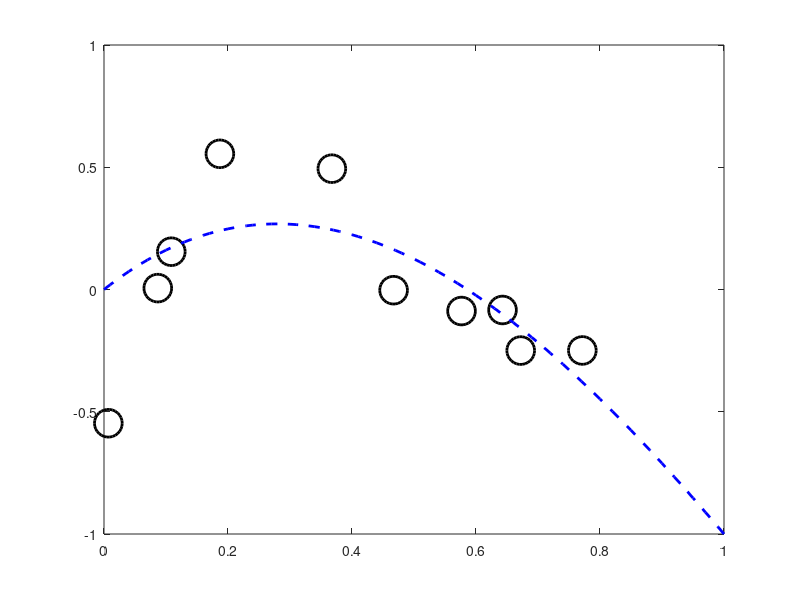

Here is the MATLAB script that generated this plot: (Note: this script raises an error after producing the figure.)
%% Setup the GP problem


path(path,'../');

clear all;
close all;

plotfunction = @makePDF;
% plotfunction = @fakePDF; % This one doesn't make output



x = rand(10,1);
noise_ss = 0.05;

test_x = [0:0.01:1]';
test_y = test_x.^3 - 4*test_x.^2 + 2*test_x;

y = x.^3 - 4*x.^2 + 2*x;
y = y + randn(size(x))*sqrt(noise_ss);

plot(x,y,'ko','markersize',20,'linewidth',2);
hold on
plot(test_x,test_y,'b--','linewidth',2)

setupPlot

xlabel('x');
ylabel('y');

yl = ylim;


feval(plotfunction,'gpintro_data.eps');

%% Make some polynomial fits
close all
figure;
plot(x,y,'ko','markersize',20,'linewidth',2);
hold all

X = [x.^0];
testX = [test_x.^0];
plotat = [1 2 3 5];
for order = [1:9]
    X = [X x.^order];
    w = inv(X'*X)*X'*y;
    testX = [testX test_x.^order];
    if any(plotat == order)
        plot(test_x,testX*w,'linewidth',2);
    end
end

legend('Data','1st order','2nd order','3rd order','5th order');

setupPlot
xlabel('x');
ylabel('y');
ylim(yl);
feval(plotfunction,'gpintro_poly.eps');


%% A visual example
close all
kpar = [20 1];
K = kernel(x,x,'gauss',kpar);
testK = kernel(x,test_x,'gauss',kpar);
testKK = kernel(test_x,test_x,'gauss',kpar) + 1e-6*eye(length(test_x));
% Sample functions from the prior
priorFunctions = gausssamp(repmat(0,length(test_x),1),testKK,20);
plot(test_x,priorFunctions','b','linewidth',2)
hold on
plot(x,y,'ko','markersize',20,'linewidth',2);
setupPlot
xlabel('x');
ylabel('y');
ylim(yl);
feval(plotfunction,'gpintro_prior.eps');

close all

% And the posterior
testCov = testKK - testK'*inv(K + noise_ss*eye(length(x)))*testK;
testMu = testK'*inv(K + noise_ss*eye(length(x)))*y;
posteriorFunctions = gausssamp(testMu,testCov,20);

figure;
plot(test_x,posteriorFunctions','b','linewidth',2);
hold on
plot(x,y,'ko','markersize',20,'linewidth',2);
ylim(yl);
setupPlot;
xlabel('x');
ylabel('y');
plot(test_x,testMu,'r','linewidth',2);
feval(plotfunction,'gpintro_posterior.pdf');

% Predictive patch plot
close all
figure
predVar = sqrt(diag(testCov));
patch([test_x' test_x(end:-1:1)'],[testMu'+predVar', testMu(end:-1:1)'-predVar(end:-1:1)'],[0.6 0.6 0.6]);
hold on
plot(test_x,testMu,'r','linewidth',2);
plot(x,y,'ko','markersize',20,'linewidth',2);
setupPlot;
xlabel('x');
ylabel('y');
feval(plotfunction,'gpintro_predictions.pdf');

%% Compute the posterior using Bayes Rule
% Don't actuall use this one...
postCov = inv((1/noise_ss)*eye(length(x)) + K);
postMu = (1/noise_ss)*postCov*y;
close all
postSamples = gausssamp(postMu,postCov,20);
plot(x,postSamples','bo');
hold on
plot(x,y,'ko','markersize',20,'linewidth',2);
xlabel('x');
ylabel('y');
setupPlot;
feval(plotfunction,'gpposterior_bayes.pdf');
%% Hyperparameter plot
close all;
hypvals = [1 10 100];
for i = 1:length(hypvals)
    close all;
    figure
    testKK = kernel(test_x,test_x,'gauss',hypvals(i)) + 1e-6*eye(length(test_x));
    priorFunctions = gausssamp(repmat(0,size(test_x)),testKK,20);
    plot(test_x,priorFunctions,'b','linewidth',2);
    setupPlot;
    xlabel('x');
    ylabel('y');
    filename = sprintf('gpintro_prior_hyp%g.eps',hypvals(i));
    feval(plotfunction,filename);
end

%% Noise-free example
close all
K = kernel(x,x,'gauss',10);
testKK = kernel(test_x,test_x,'gauss',10);
testK = kernel(x,test_x,'gauss',10);

figure
plot(x,y,'ko','markersize',20,'linewidth',2);
testMu = testK'*inv(K + 1e-6*eye(length(x)))*y;
hold on
plot(test_x,testMu,'ro');
for i = 1:length(test_x)
    plot([test_x(i) test_x(i)],[testMu(i) - sqrt(testVar(i)),testMu(i)+sqrt(testVar(i))],'k','color',[0.3 0.3 0.3]);
end

xlabel('x');
ylabel('y');
setupPlot;
feval(plotfunction,'gpintro_noisefree.eps');

%% Noisey example
close all
K = kernel(x,x,'gauss',10);
testKK = kernel(test_x,test_x,'gauss',10);
testK = kernel(x,test_x,'gauss',10);

figure
plot(x,y,'ko','markersize',20,'linewidth',2);
testMu = testK'*inv(K + noise_ss*eye(length(x)))*y;
testVar = diag(testKK) - diag(testK'*inv(K + noise_ss*eye(length(x)))*testK);
hold on
plot(test_x,testMu,'ro');
for i = 1:length(test_x)
    plot([test_x(i) test_x(i)],[testMu(i) - sqrt(testVar(i)),testMu(i)+sqrt(testVar(i))],'k','color',[0.6 0.6 0.6]);
end
xlabel('x');
ylabel('y');
setupPlot;
feval(plotfunction,'gpintro_withnoise.eps');
